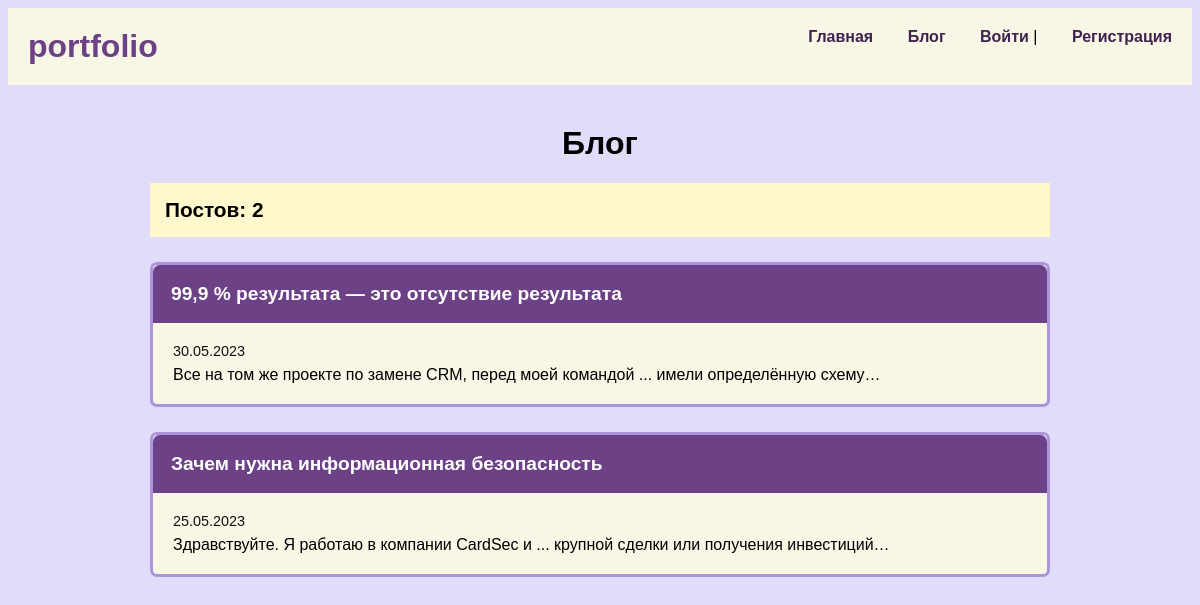
Screenshot of /blog/ with the database file from the repository.
### blog/models.py (models this page shows)
class Post(models.Model):
    title = models.CharField(max_length=200)
    date = models.DateField()
    text = models.TextField()

### blog/views.py (the view)
# urls.py: path('', blog_view, name='blog'),
def blog_view(request):
    posts = Post.objects.order_by('-date')
    return render(request, 'blog/blog.html', {"posts": posts, "posts_count": posts.count()})

### blog/templates/blog/blog.html (shortened to what this page needs)
<!DOCTYPE html>
<html>
<head>
</head>
<body>
    <div class="header">
        <span style="font-size:2em;color:#6c4186;font-weight:bold">portfolio</span>
        <span class="menu">
            <a href="/">Главная</a>
            <a href="/blog/">Блог</a>
            {% if user.is_authenticated %}
                <a href="{% url 'logout' %}">Выйти</a>
            {% else %}
                <a href="{% url 'login' %}">Войти</a> | <a href="{% url 'register' %}">Регистрация</a>
            {% endif %}
        </span>
    </div>
    <h1>Блог</h1>
    <div class="block">
        <div class="counter"><b>Постов: {{ posts_count }}</b></div>
        {% for post in posts %}
            <div class="post">
                <div class="post-title">{{ post.title }}</div>
                <div class="post-body">
                    <div class="post-date">{{ post.date|date:'d.m.Y' }}</div>
                    {{ post.text }}
                </div>
            </div>
        {% endfor %}
    </div>
</body>
</html>

### blog/templates/blog/blog.html (style rules this page uses)
body { background: #e0dcfa; font-family: sans-serif; }
h1 { text-align: center; margin-top: 40px }
.header { padding: 20px; background: #f8f6e5; }
.menu { float: right; }
.menu a { margin-left: 30px; color: #41224e; font-weight: bold; text-decoration: none; }
.block { margin: 20px auto; max-width: 900px; }
.counter { background: #fff8cc; padding: 15px; font-size: 1.3em; }
.post { margin: 25px 0; border-radius: 7px; border: 3px solid #ac94d8; }
.post-title { background: #6c4186; color: #fff; padding: 18px; font-size: 1.2em; font-weight: bold; border-radius: 7px 7px 0 0; }
.post-body { background: #f8f6e5; padding: 20px; border-radius: 0 0 5px 5px; }
.post-date { font-size: 0.9em; margin-bottom: 7px; color: #111; }

### rows the page displays
Post: title "99,9 % результата — это отсутствие результата", date "30.05.2023", text "Все на том же проекте по замене CRM, перед моей командой ... имели определённую схему…"
Post: title "Зачем нужна информационная безопасность", date "25.05.2023", text "Здравствуйте. Я работаю в компании CardSec и ... крупной сделки или получения инвестиций…"

### other values shown
{{ posts_count }} "2"
